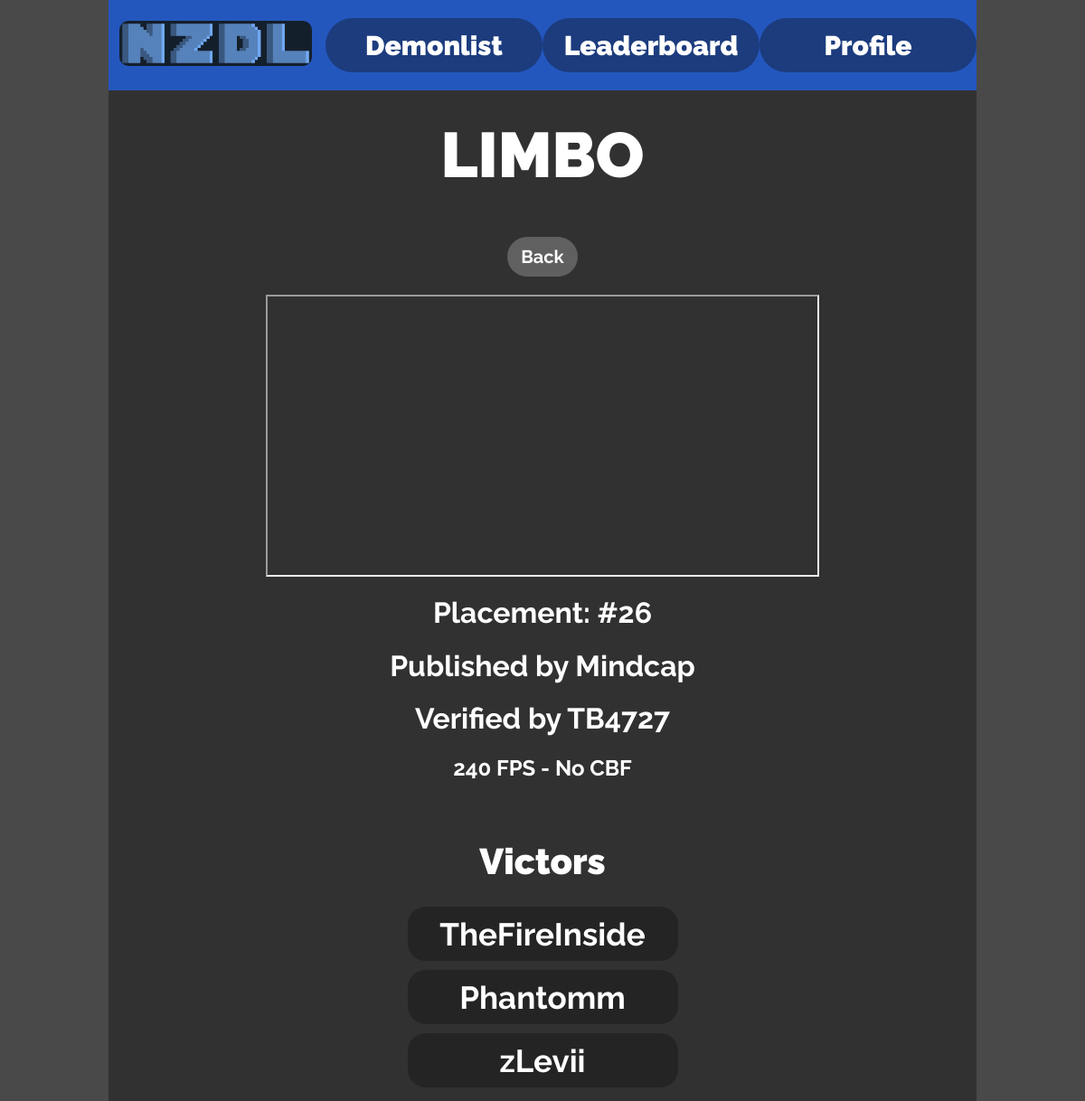
/level/1, run on the app's committed database.
### app.py (models this page shows)
class Base(DeclarativeBase):
    pass

class Levels(Base):
    __tablename__ = "Levels"
    id: Mapped[int] = mapped_column(primary_key=True)
    name: Mapped[str] = mapped_column(String())
    placement: Mapped[int] = mapped_column(Integer())
    verifier_id: Mapped[int] = mapped_column(ForeignKey("Users.id"))
    verifier: Mapped["Users"] = relationship(
        primaryjoin="Levels.verifier_id == Users.id")
    verification_id: Mapped[int] = mapped_column(ForeignKey("Completions.id"))
    verification: Mapped["Completions"] = relationship(
        primaryjoin="Levels.verification_id == Completions.id")
    publisher_id: Mapped[int] = mapped_column(ForeignKey("Users.id"))
    publisher: Mapped["Users"] = relationship(
        primaryjoin="Levels.publisher_id == Users.id")
    level_completions: Mapped[list["Completions"]] = relationship(
        primaryjoin="Completions.level_id == Levels.id",
        back_populates="level")
    points: Mapped[int] = mapped_column(Integer())
    image_name: Mapped[str] = mapped_column(String())

class Users(Base):
    __tablename__ = "Users"
    id: Mapped[int] = mapped_column(primary_key=True)
    name: Mapped[str] = mapped_column(String())
    points: Mapped[int] = mapped_column(Integer())
    password_hash: Mapped[str] = mapped_column(String())
    admin_rank_id: Mapped[int] = mapped_column(ForeignKey("Admin Ranks.id"))
    admin_rank: Mapped["AdminRanks"] = relationship(
        back_populates="children",)
    user_completions: Mapped[list["Completions"]] = relationship(
        back_populates="player")

class Completions(Base):
    __tablename__ = "Completions"
    id: Mapped[int] = mapped_column(primary_key=True)
    player_id: Mapped[int] = mapped_column(ForeignKey("Users.id"))
    player: Mapped["Users"] = relationship(back_populates="user_completions")
    level_id: Mapped[int] = mapped_column(ForeignKey("Levels.id"))
    level: Mapped["Levels"] = relationship(
        primaryjoin="Completions.level_id == Levels.id",
        back_populates="level_completions")
    completion_link: Mapped[str] = mapped_column(String())
    FPS: Mapped[int] = mapped_column(Integer())
    CBF: Mapped[int] = mapped_column(Integer())
    accepted: Mapped[int] = mapped_column(Integer())
    index: Mapped[int] = mapped_column(Integer())

### app.py (the view)
@app.route("/level/<int:id>")
def level(id):
    data = db.session().execute(
        select(Levels).where(Levels.id == id)).scalar_one_or_none()
    if not data:
        abort(404)
    completionLink = data.verification.completion_link
    youtubeLinkCode = ""
    index = completionLink.find("?v=")
    if index != -1:
        youtubeLinkCode = completionLink[index + 3:]
    else:
        index = completionLink.find("youtu.be/")
        youtubeLinkCode = completionLink[index + 9:]
    completionLink = f"https://www.youtube.com/embed/{youtubeLinkCode}"
    completions = db.session().execute(
        select(Completions).where(
            Completions.level_id == id).where(
                Completions.index > 0).order_by(Completions.index)).fetchall()
    return render_template(
        "level.html",
        level=data,
        title=data.name,
        back="/",
        completions=completions,
        verificationVid=completionLink,
        topText=data.name,
        cbfOptions=config.cbfOptions
    )

### templates/level.html
{% extends "layout.html" %}
{% block content %}
<div class="vid-container">
    <iframe class="comp-vid" width="608px" height="308px" src="{{verificationVid}}" allowfullscreen></iframe>
</div>
<h1>Placement: #{{level.placement}}</h1>
<h1>Published by {{level.publisher.name}}</h1>
<h1>Verified by {{level.verifier.name}}</h1>
<h2>{{level.verification.FPS}} FPS - {{cbfOptions[level.verification.CBF]}}</h2>
<br>
<h1 class="sub-heading">Victors</h1>
{% if completions %}
{% for completion in completions %}
<a href="{{completion[0].completion_link}}" target="_blank">
    <div class="victor-card">
        <p class="victor-name">
            {{completion[0].player.name}}
        </p>
    </div>
</a>
{% endfor %}
{% else %}
<h2>No Victors</h2>
{% endif %}
{% endblock %}

### templates/layout.html (shortened to what this page needs)
<!DOCTYPE html>
<html lang="en">
<head>
    <link rel="stylesheet" href="{{url_for('static', filename='styles.css')}}">
</head>
<body>
    <div class="background">
        <header>
        {% include "header.html" %}
        </header>
        <div class="content">
        {% if topText %}
        <h1 class="title-text">{{topText}}</h1>
        {% endif %}
        {% if back %}
        <a class="back-button" href="{{back}}">Back</a>
        {% endif %}
        {% block content %}
        {% endblock %}
        </div>
    </div>
</body>
</html>

### static/styles.css (style rules this page uses)
* { font-family: "Raleway", sans-serif; font-optical-sizing: auto; font-weight: bold; font-style: normal; }
html, body { height: 100%; }
body { margin: 0 10vw 0 10vw; background-color: #494949; color: white; }
.content { padding: 15px; padding-top: 0; text-align: center; }
.background { min-height: 100%; background-color: #313131; margin: 0; }
header { height: 100px; width: 100%; background-color: #2457be; margin: 0; align-items: center; display: grid; grid-template-columns: 1fr 1fr 1fr 1fr; text-align: center; }
a { text-decoration: none; color: white; }
.back-button { background-color: #606060; justify-content: center; align-items: center; text-align: center; display: block; margin: auto; margin-bottom: 20px; margin-top: 20px; padding: 10px 15px 10px 15px; width: fit-content; border-radius: 30px; font-size: 20px; }
.title-text { font-size: 70px; font-weight: bold; text-align: center; padding-top: 30px; padding-bottom: 30px; margin: 0; font-weight: bolder; }
.vid-container { display: flex; justify-content: center; align-items: center; width: 100%; border: none; }
.sub-heading { font-size: 40px; font-weight: bolder; }
.victor-card { background-color: #242424; width: 30%; margin: auto; margin-top: 10px; height: 40px; border-radius: 20px; padding: 10px; display: flex; justify-content: center; }
.victor-name { display: flex; justify-content: center; align-items: center; text-align: center; margin: 0; font-size: 35px; }

### data on the page
Levels: name "LIMBO", placement "26"
Users: publisher.name "Mindcap"
Users: verifier.name "TB4727"
Completions: verification.FPS "240", CBF "No CBF"
Completions: name "TheFireInside"
Completions: name "Phantomm"
Completions: name "zLevii"
